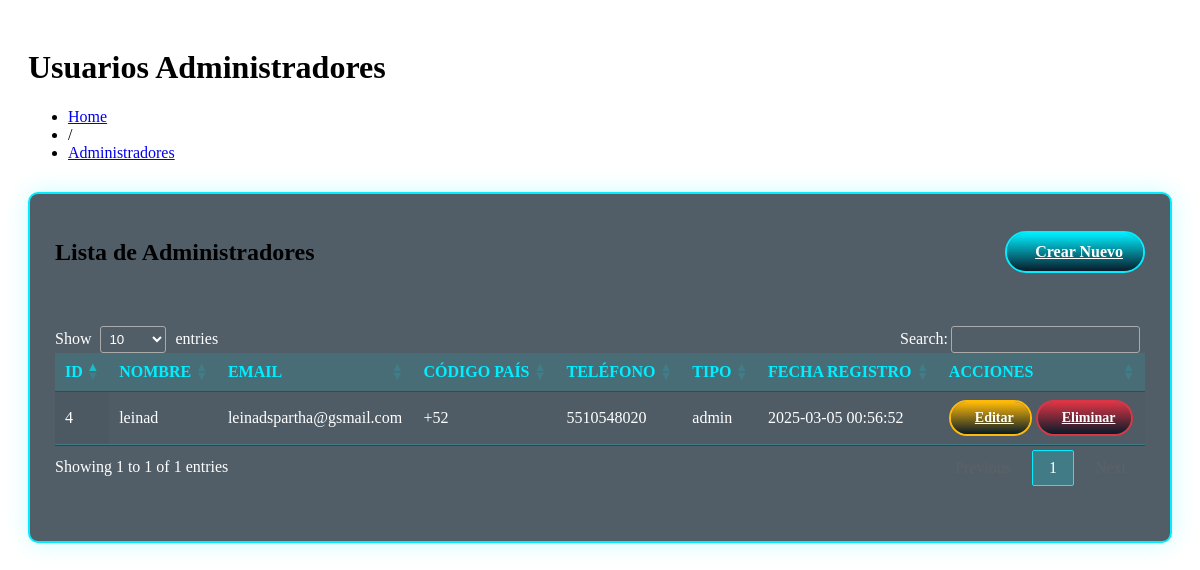
/public/dashboard_content/usuarios.php, run on an earlier commit of the app's database.
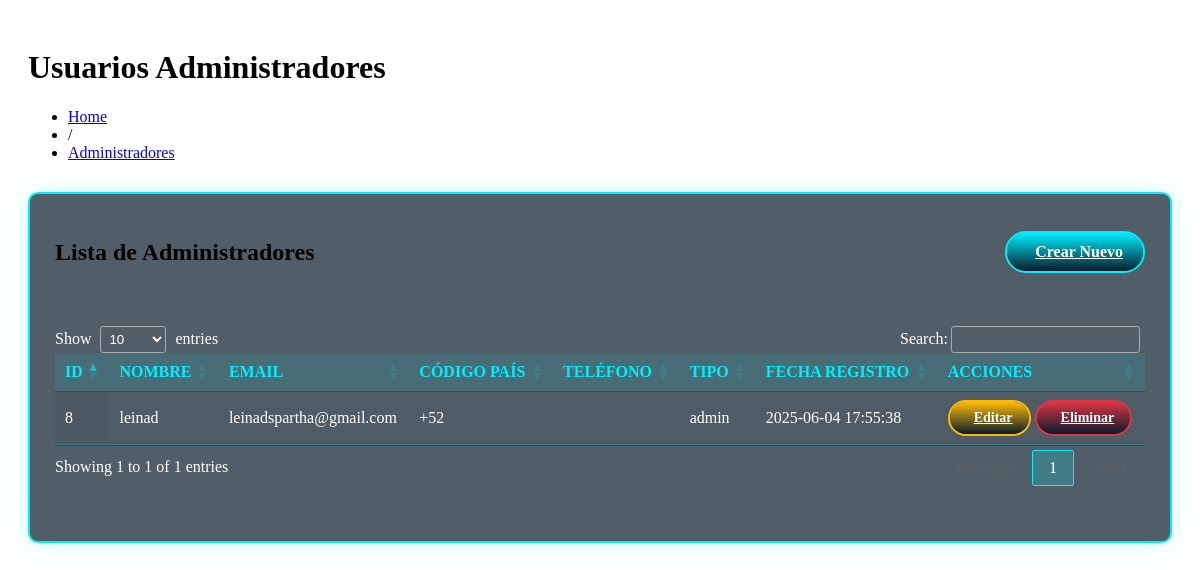
And on a later commit of the database.
### tables this page shows
CREATE TABLE `usuarios` (
  `id` int(11) NOT NULL,
  `nombre_usuario` varchar(50) NOT NULL,
  `email` varchar(100) NOT NULL,
  `codigo_pais` varchar(5) NOT NULL,
  `telefono` varchar(10) NOT NULL,
  `contraseña` varchar(255) NOT NULL,
  `tipo` varchar(50) DEFAULT NULL,
  `fecha_registro` timestamp NOT NULL DEFAULT current_timestamp(),
  `foto_perfil` varchar(255) DEFAULT 'default.png',
  `avatar_path` varchar(255) DEFAULT 'img/avatars/default-avatar.jpg',
  `cover_path` varchar(255) DEFAULT 'img/covers/default-cover.jpg',
  `biografia` text DEFAULT 'Usuario de Limanprof',
  `ultima_conexion` timestamp NULL DEFAULT NULL
);

### public/dashboard_content/usuarios.php (the view, shortened to what this page needs)
<link rel="stylesheet" href="css/tables.css">
<link rel="stylesheet" href="https://cdn.datatables.net/1.13.7/css/jquery.dataTables.min.css">
<link rel="stylesheet" href="css/datatables-custom.css">
<div class="data-section">
    <div class="data-header">
        <h1 class="title">Usuarios Administradores</h1>
        <ul class="breadcrumbs">
            <li><a href="?page=dashboard_main">Home</a></li>
            <li class="divider">/</li>
            <li><a href="#" class="active">Administradores</a></li>
        </ul>
    </div>
    <?php
    include("../config/config.php");
    $sql = "SELECT * FROM usuarios WHERE tipo = 'admin'";
    $resultado = mysqli_query($conexion, $sql);
    ?>
    <div class="table-wrapper">
        <div class="table-header">
            <h2>Lista de Administradores</h2>
            <a href="AddNewUser.php" class="table-btn table-btn-add">
                <i class='bx bx-plus-circle'></i> Crear Nuevo
            </a>
        </div>
        <div class="table-container">
            <table id="usersTable" class="data-table display">
                <thead>
                    <tr>
                        <th>Id</th>
                        <th>Nombre</th>
                        <th>Email</th>
                        <th>Código País</th>
                        <th>Teléfono</th>
                        <th>Tipo</th>
                        <th>Fecha Registro</th>
                        <th>Acciones</th>
                    </tr>
                </thead>
                <tbody>
                    <?php while ($fila = mysqli_fetch_assoc($resultado)) { ?>
                        <tr>
                            <td><?php echo $fila['id']; ?></td>
                            <td><?php echo $fila['nombre_usuario']; ?></td>
                            <td><?php echo $fila['email']; ?></td>
                            <td><?php echo $fila['codigo_pais']; ?></td>
                            <td><?php echo $fila['telefono']; ?></td>
                            <td><?php echo $fila['tipo']; ?></td>
                            <td><?php echo $fila['fecha_registro']; ?></td>
                            <td>
                                <a href="UpdateUser.php?id=<?php echo $fila['id']; ?>" class="table-btn table-btn-edit">
                                    <i class='bx bx-edit-alt'></i>Editar
                                </a>
                                <a href="DeleteUser.php?id=<?php echo $fila['id']; ?>" class="table-btn table-btn-delete">
                                    <i class='bx bx-trash'></i>Eliminar
                                </a>
                            </td>
                        </tr>
                    <?php } ?>
                </tbody>
            </table>
        </div>
    </div>
</div>

What changed in the data, as far as the page shows it:
removed usuarios: id "4", nombre_usuario "leinad", email "leinadspartha@gsmail.com", codigo_pais "+52", telefono "5510548020", tipo "admin", fecha_registro "2025-03-05 00:56:52"
added usuarios: id "8", nombre_usuario "leinad", email "leinadspartha@gmail.com", codigo_pais "+52", tipo "admin", fecha_registro "2025-06-04 17:55:38"
